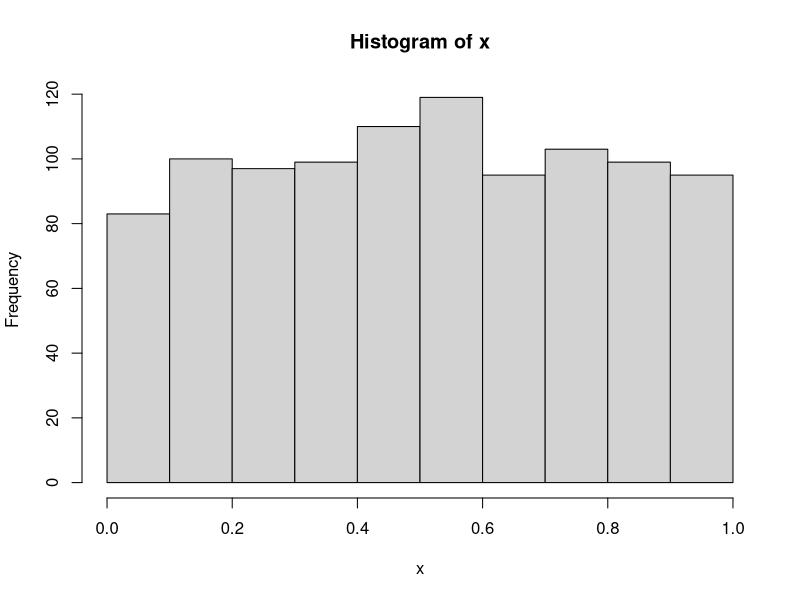
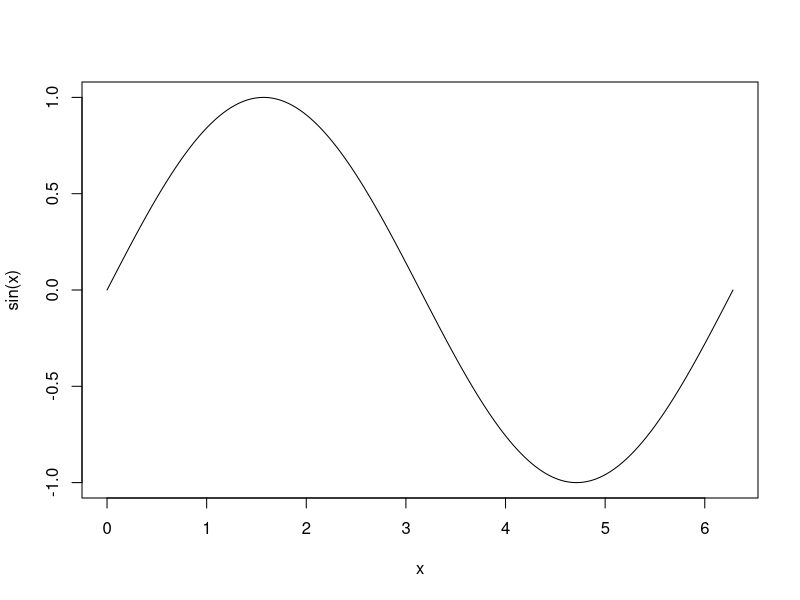

Reproduce these figures in R, in order.
#problem 1
x <- runif(1000)

#problem 2
hist(x)
readline() #note this line is included to make R stop
           #until you hit enter in the command window

#problem 3
print("number of elements in x greater than 0.5")
print(sum(as.integer(x>0.5))) #should be roughly half of the 1000 uniforms

#problem 4
xx<-seq(from=0.0,to=2*pi,by=0.001)
plot(x=xx,y=sin(xx),type="l",xlab="x",ylab="sin(x)")

#problem 5
quadpoly.roots<-function(a,b,c){
tmp1 <- 0.5*sqrt(b^2-4*a*c)/c
tmp2 <- -0.5*b/c
ret <- c(tmp2+tmp1,tmp2-tmp1)
return(ret)
}

#example
print("roots of x^2-1 are")
print(quadpoly.roots(-1,0,1))

#problem 6
normal.mean.CI <- function(x){
xbar <- mean(x)
s <- sd(x)
n <- length(x)
tmp1 <- 1.96*s/sqrt(n)
ret <- c(xbar-tmp1,xbar+tmp1)
return(ret)
}

#example
x <- 1.0+rnorm(10000) # elements in x are N(1,1)
print("normal 95% confidence interval for mean")
print(normal.mean.CI(x))

#problem 7
print("problem 7, Fibonacci numbers < 100000")

old <- 0 #F_0
current <- 1 #F_1
print(old)
for( i in 1:10000){ # this could also be done using a while-loop
  print(current)
  new <- current + old
  if(new>=100000) break
  old <- current
  current <- new
}
